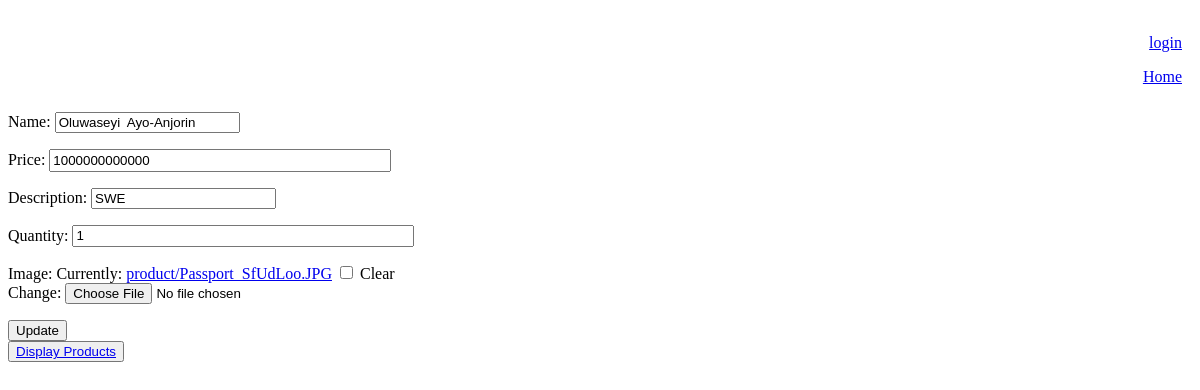
Page /product/27/updateproduct on the committed database.
### product/models.py (models this page shows, shortened)
class Product(models.Model):
    name = models.CharField(max_length=50, null=False)
    price = models.IntegerField(null=False)
    description = models.CharField(max_length=200, null=False)
    quantity = models.IntegerField(null=False)
    user = models.ForeignKey(User, default=1, on_delete=models.CASCADE)
    image = models.ImageField(upload_to='product/', null=True, blank=True)

### product/views.py (the view)
# urls.py: path('<int:pk>/updateproduct', UpdateProduct.as_view(), name='product_update'),
class UpdateProduct(UpdateView):
    model = Product
    form_class = ProductForm
    template_name = 'product/update_product.html'
    context_object_name = 'form'
    success_url = reverse_lazy('product_list')

### product/forms.py
class ProductForm(forms.ModelForm):
    class Meta:
        model = Product
        fields = [
            "name",
            "price",
            "description",
            "quantity",
            "image"
        ]

### templates/product/update_product.html (shortened to what this page needs)
{% extends 'product/base.html' %}
{% block content %}
<form method="POST" enctype="multipart/form-data">
    {{ form.as_p }}
    <input type="submit" value="Update"> <br>
    <button><a href="{% url 'product_list' %}">Display Products</a></button>
</form>
{% endblock %}

### product/static/base.css (style rules this page uses)
textarea, input[type=number], input[type=url] { height: 1.25em; width: 25em; }

### rows in the picture
Product: name "Oluwaseyi Ayo-Anjorin", price "1000000000000", description "SWE", quantity "1"
